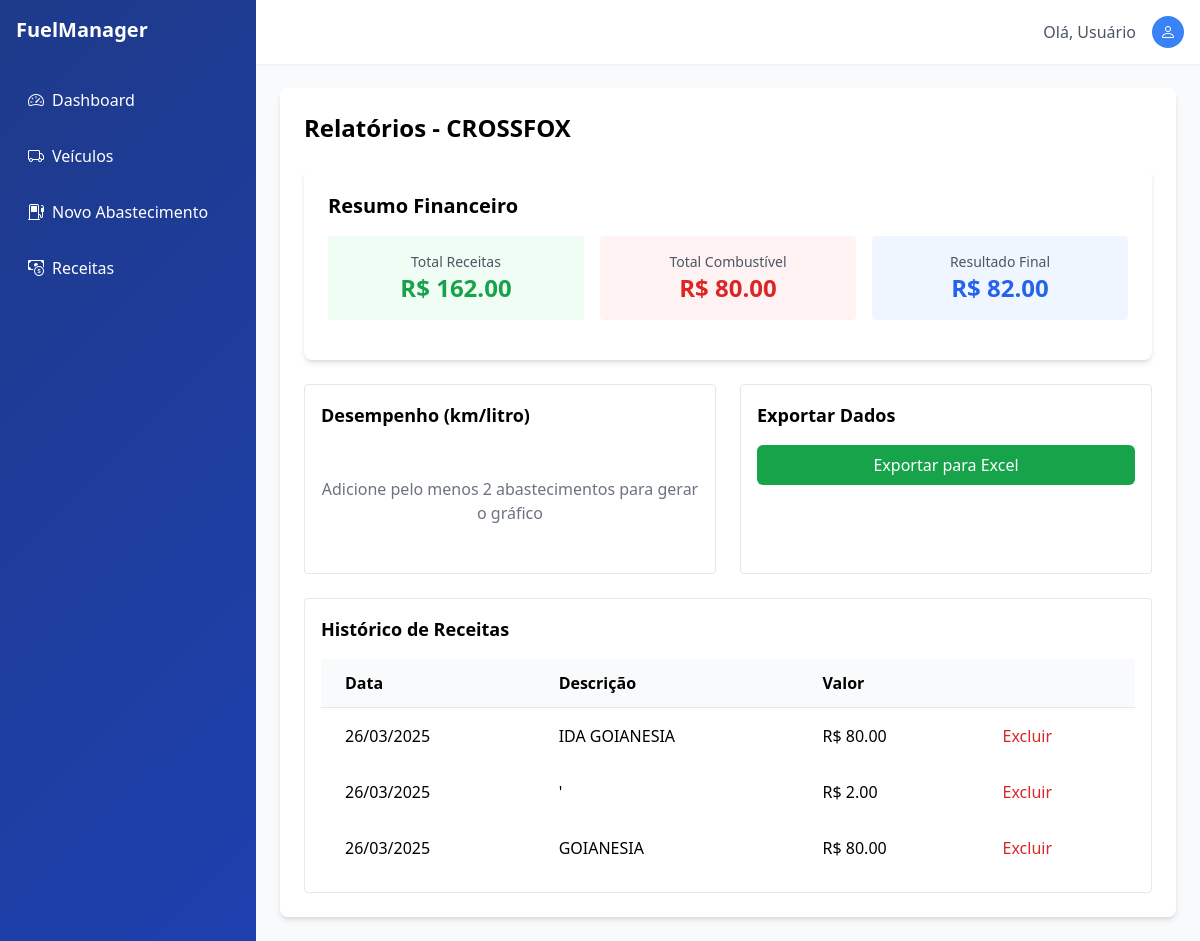
The app's page /relatorios?veiculo_id=1, older data.
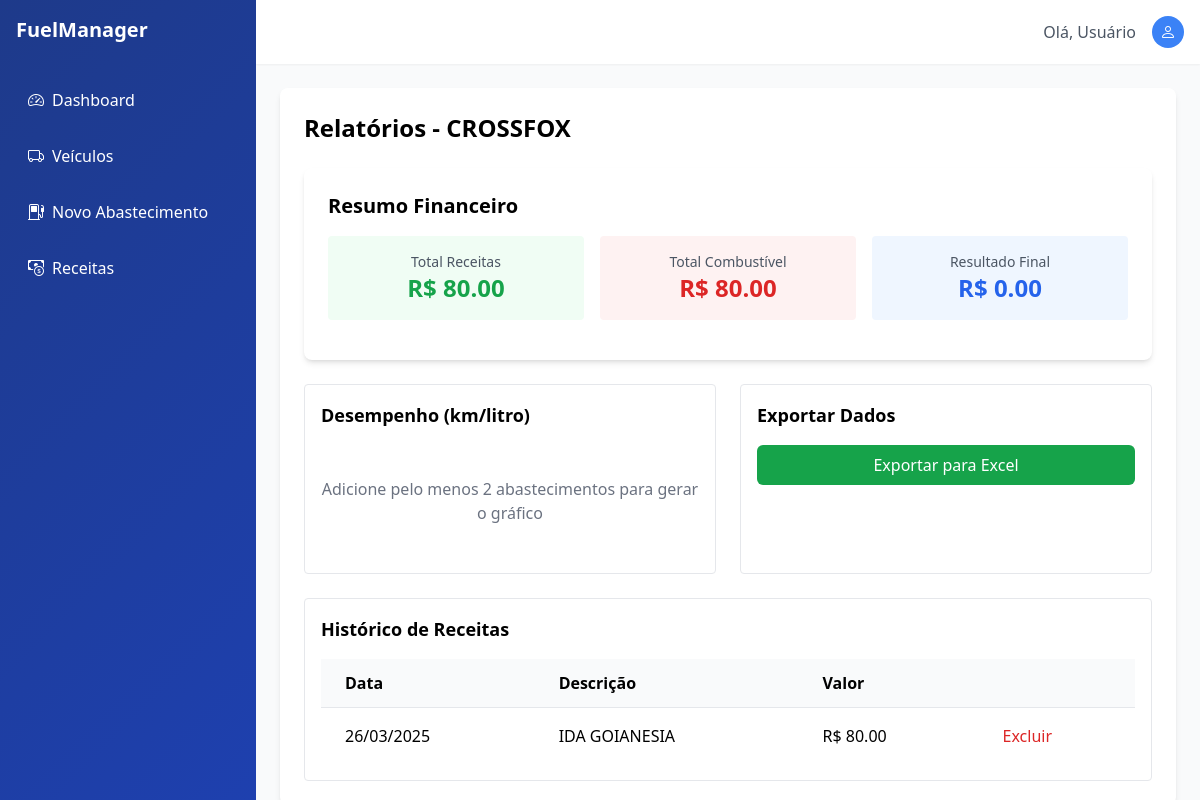
The same page, newer data.
### app.py (models this page shows)
class Veiculo(db.Model):
    id = db.Column(db.Integer, primary_key=True)
    nome = db.Column(db.String(100), nullable=False, comment="Nome do veículo (ex: Fiat Toro)")
    marca = db.Column(db.String(50), comment="Marca do veículo")
    ano = db.Column(db.Integer, comment="Ano de fabricação")

class Receita(db.Model):
    id = db.Column(db.Integer, primary_key=True)
    data = db.Column(db.DateTime, nullable=False, comment="Data da receita")
    descricao = db.Column(db.String(200), nullable=False, comment="Descrição (ex: Frete SP-RJ)")
    valor = db.Column(db.Float, nullable=False, comment="Valor recebido")
    veiculo_id = db.Column(db.Integer, db.ForeignKey('veiculo.id'), nullable=False)
    veiculo = db.relationship('Veiculo', backref='receitas')

### app.py (the view, shortened to what this page needs)
@app.route('/relatorios')
def relatorios():
    veiculo_id = request.args.get('veiculo_id')
    if not veiculo_id:
        return redirect(url_for('index'))
    veiculo = Veiculo.query.get_or_404(veiculo_id)
    abastecimentos = Abastecimento.query.filter_by(veiculo_id=veiculo_id).order_by(Abastecimento.data).all()
    abastecimentos = calcular_km_litro(abastecimentos)
    total_receitas = sum(r.valor for r in veiculo.receitas)
    total_combustivel = sum(a.total for a in abastecimentos)
    saldo = total_receitas - total_combustivel
    return render_template('relatorios.html',
                         veiculo=veiculo,
                         abastecimentos=abastecimentos,
                         saldo=saldo)

### app.py (called while the page is built, shortened)
def calcular_km_litro(abastecimentos):
    return abastecimentos

    @property
    def total(self):
        return self.litros * self.preco_litro

### templates/relatorios.html
{% extends "base.html" %}
{% block content %}
<div class="bg-white rounded-lg shadow-md p-6 space-y-6">
    <h2 class="text-2xl font-bold">Relatórios - {{ veiculo.nome }}</h2>
    <div class="bg-white p-6 rounded-lg shadow-md mb-6">
        <h3 class="text-xl font-bold mb-4">Resumo Financeiro</h3>
        <div class="grid grid-cols-3 gap-4 text-center mb-4">
            <div class="p-4 bg-green-50 rounded">
                <p class="text-sm text-gray-600">Total Receitas</p>
                <p class="text-2xl font-bold text-green-600">
                    R$ {{ "%.2f"|format(veiculo.receitas|sum(attribute='valor')) }}
                </p>
            </div>
            <div class="p-4 bg-red-50 rounded">
                <p class="text-sm text-gray-600">Total Combustível</p>
                <p class="text-2xl font-bold text-red-600">
                    R$ {{ "%.2f"|format(abastecimentos|sum(attribute='total')) }}
                </p>
            </div>
<div class="p-4 {{ 'bg-blue-50' if saldo >= 0 else 'bg-yellow-50' }} rounded">
    <p class="text-sm text-gray-600">Resultado Final</p>
    <p class="text-2xl font-bold {{ 'text-blue-600' if saldo >= 0 else 'text-yellow-600' }}">
        R$ {{ "%.2f"|format(saldo) }}
    </p>
</div>
        </div>
    </div>
    <div class="grid md:grid-cols-2 gap-6">
        <div class="border p-4 rounded">
            <h3 class="text-lg font-semibold mb-4">Desempenho (km/litro)</h3>
            {% if abastecimentos|length > 1 %}
                <img src="{{ url_for('static', filename='img/grafico.png') }}"
                     alt="Gráfico de Desempenho"
                     class="w-full h-64 object-contain">
            {% else %}
                <p class="text-gray-500 text-center py-8">
                    Adicione pelo menos 2 abastecimentos para gerar o gráfico
                </p>
            {% endif %}
        </div>
        <div class="border p-4 rounded">
            <h3 class="text-lg font-semibold mb-4">Exportar Dados</h3>
            <a href="{{ url_for('exportar_excel', veiculo_id=veiculo.id) }}"
               class="bg-green-600 text-white py-2 px-4 rounded-md hover:bg-green-700 block text-center mb-3">
                Exportar para Excel
            </a>
        </div>
    </div>
    <div class="border p-4 rounded">
        <h3 class="text-lg font-semibold mb-4">Histórico de Receitas</h3>
        <table class="min-w-full divide-y divide-gray-200">
            <thead>
                <tr>
                    <th class="px-6 py-3 bg-gray-50 text-left">Data</th>
                    <th class="px-6 py-3 bg-gray-50 text-left">Descrição</th>
                    <th class="px-6 py-3 bg-gray-50 text-left">Valor</th>
                    <th class="px-6 py-3 bg-gray-50"></th>
                </tr>
            </thead>
            <tbody>
                {% for r in veiculo.receitas|sort(attribute='data', reverse=True) %}
                <tr>
                    <td class="px-6 py-4">{{ r.data.strftime('%d/%m/%Y') }}</td>
                    <td class="px-6 py-4">{{ r.descricao }}</td>
                    <td class="px-6 py-4">R$ {{ "%.2f"|format(r.valor) }}</td>
                    <td class="px-6 py-4">
                        <a href="{{ url_for('delete_receita', id=r.id) }}"
                           class="text-red-600 hover:text-red-900">Excluir</a>
                    </td>
                </tr>
                {% endfor %}
            </tbody>
        </table>
    </div>
</div>
{% endblock %}

### templates/base.html (shortened to what this page needs)
<!DOCTYPE html>
<html lang="pt-BR">
<head>
    <link rel="stylesheet" href="https://cdn.jsdelivr.net/npm/bootstrap-icons@1.10.0/font/bootstrap-icons.css">
    <script src="https://cdn.tailwindcss.com"></script>
</head>
<body class="bg-gray-50">
    <div class="flex h-screen">
        <div class="sidebar w-64 text-white p-4 hidden md:block">
            <div class="flex items-center space-x-2 mb-8">
                <span class="text-xl font-bold">FuelManager</span>
            </div>
            <nav>
                <a href="{{ url_for('index') }}" class="flex items-center space-x-2 p-3 rounded hover:bg-blue-700 mb-2">
                    <i class="bi bi-speedometer2"></i>
                    <span>Dashboard</span>
                </a>
                <a href="{{ url_for('veiculos') }}" class="flex items-center space-x-2 p-3 rounded hover:bg-blue-700 mb-2">
                    <i class="bi bi-truck"></i>
                    <span>Veículos</span>
                </a>
                <a href="{{ url_for('add_abastecimento') }}" class="flex items-center space-x-2 p-3 rounded hover:bg-blue-700 mb-2">
                    <i class="bi bi-fuel-pump"></i>
                    <span>Novo Abastecimento</span>
                </a>
                <a href="{{ url_for('receitas') }}" class="flex items-center space-x-2 p-3 rounded hover:bg-blue-700 mb-2">
                    <i class="bi bi-cash-coin"></i>
                    <span>Receitas</span>
                </a>
            </nav>
        </div>
        <div class="flex-1 overflow-auto">
            <header class="bg-white shadow-sm p-4 flex justify-between items-center">
                <div class="flex items-center space-x-4">
                    <span class="text-gray-600">Olá, Usuário</span>
                    <div class="h-8 w-8 rounded-full bg-blue-500 flex items-center justify-center text-white">
                        <i class="bi bi-person"></i>
                    </div>
                </div>
            </header>
            <main class="p-6">
                {% block content %}{% endblock %}
            </main>
        </div>
    </div>
</body>
</html>

### templates/base.html (style rules this page uses)
.sidebar { background: linear-gradient(135deg, #1e3a8a 0%, #1e40af 100%); }

Row changes from the older to the newer data that the page shows:
removed Receita: data "26/03/2025", descricao "'", valor "2.00"
removed Receita: data "26/03/2025", descricao "GOIANESIA", valor "80.00"
Text that changed along with them:
{{ "%.2f"|format(veiculo.receitas|sum(attribute='valor')) }}: "162.00" → "80.00"
{{ "%.2f"|format(saldo) }}: "82.00" → "0.00"
